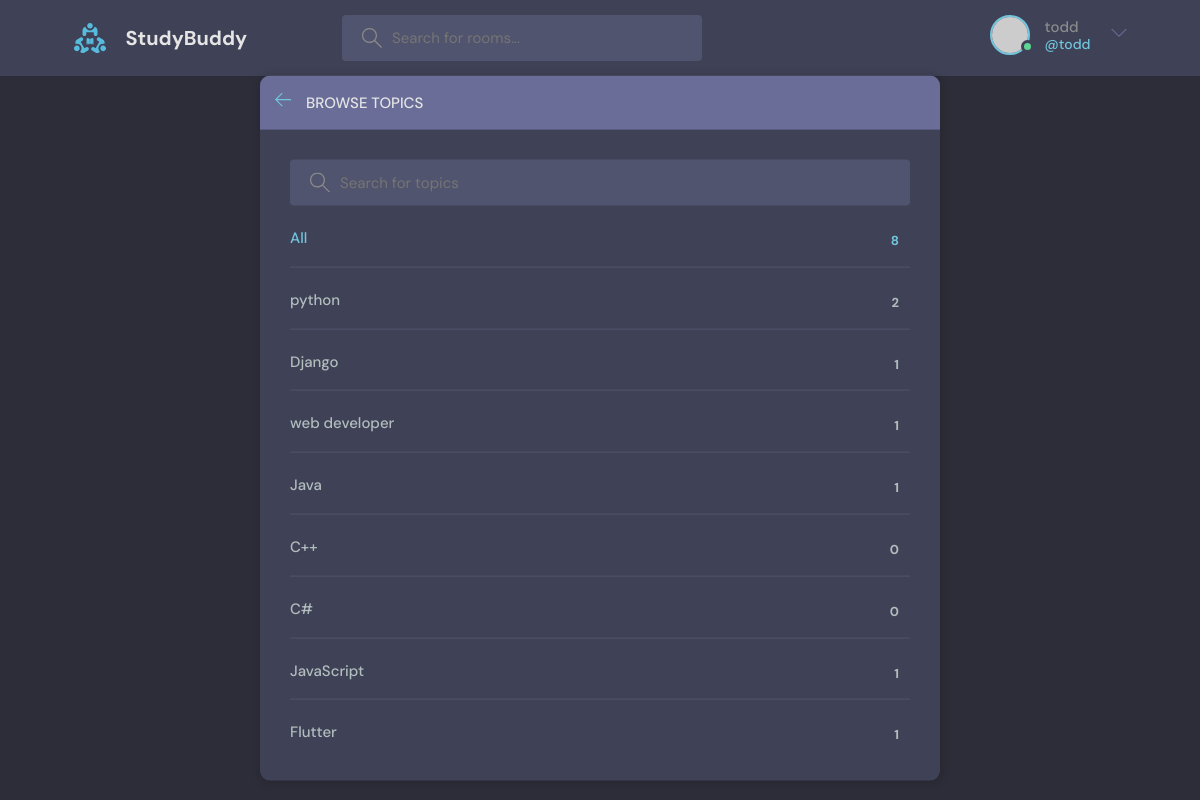
The page /topics/ (signed in) on the database its author committed.
### base/models.py (models this page shows, shortened)
class Topic(models.Model):
    name=models.CharField(max_length=200)

### base/views.py (the view)
# urls.py: path('topics/',views.topicsPage,name="topics"),
def topicsPage(request):
    q=request.GET.get('q') if request.GET.get('q') !=None else ''
    topics=Topic.objects.filter(name__icontains=q)
    return render(request,'base/topics.html',{'topics':topics})

### base/templates/base/topics.html (shortened to what this page needs)
{%extends 'main.html'%}
  {%block content%}
    <main class="create-room layout">
      <div class="container">
        <div class="layout__box">
          <div class="layout__boxHeader">
            <div class="layout__boxTitle">
              <a href="{%url 'Home'%}">
                <svg version="1.1" xmlns="http://www.w3.org/2000/svg" width="32" height="32" viewBox="0 0 32 32">
                  <title>arrow-left</title>
                  <path
                    d="M13.723 2.286l-13.723 13.714 13.719 13.714 1.616-1.611-10.96-10.96h27.625v-2.286h-27.625l10.965-10.965-1.616-1.607z"
                  ></path>
                </svg>
              </a>
              <h3>Browse Topics</h3>
            </div>
          </div>
          <div class="topics-page layout__body">
            <form action="" method="GET" class="header__search">
              <label>
                <input name="q" placeholder="Search for topics" />
              </label>
            </form>
            <ul class="topics__list">
              <li>
                <a href="{%url 'topics' %}" class="active">All <span>{{topics.count}}</span></a>
              </li>
              {%for topic in topics%}
              <li>
                <a href="{%url 'Home'%}?q={{topic.name}}">{{topic.name}} <span>{{topic.room_set.all.count}}</span></a>
              </li>
              {% endfor %}
            </ul>
          </div>
        </div>
      </div>
    </main>
    {%endblock content%}

### templates/navbar.html (shortened to what this page needs)
{% load static%}
<header class="header header--loggedIn">
    <div class="container">
      <a href="{%url 'Home'%}" class="header__logo">
        <img src="{% static 'images/logo.svg'%}" />
        <h1>StudyBuddy</h1>
      </a>
      <form class="header__search" method="GET" action="{%url 'Home'%}">
        <label>
          <input type="text" name="q" placeholder="Search for rooms..." />
        </label>
      </form>
      <nav class="header__menu">
        {%if request.user.is_authenticated%}
        <div class="header__user">
          <a href="{%url 'update-user'%}">
            <div class="avatar avatar--medium active">
              <img src="https://randomuser.me/api/portraits/men/37.jpg" />
            </div>
            <p>{{request.user.username}}<span>@{{request.user.username}}</span></p>
          </a>
          <button class="dropdown-button">
            <svg version="1.1" xmlns="http://www.w3.org/2000/svg" width="32" height="32" viewBox="0 0 32 32">
              <title>chevron-down</title>
              <path d="M16 21l-13-13h-3l16 16 16-16h-3l-13 13z"></path>
            </svg>
          </button>
        </div>
        {%endif%}
      </nav>
    </div>
  </header>

### static/styles/style.css (style rules this page uses)
:root { --color-main: #71c6dd; --color-main-light: #e1f6fb; --color-dark: #3f4156; --color-dark-medium: #51546e; --color-dark-light: #696d97; --color-light: #e5e5e5; --color-gray: #8b8b8b; --color-light-gray: #b2bdbd; --color-bg: #2d2d39; --color-success: #5dd693; --color-error: #fc4b0b; }
* { font-family: "DM Sans", -apple-system, BlinkMacSystemFont, "Segoe UI", Roboto, Oxygen, Ubuntu, Cantarell, "Open Sans", "Helvetica Neue", sans-serif; margin: 0; padding: 0; box-sizing: border-box; text-rendering: optimizeLegibility; font-size: inherit; }
html { font-size: 56.25%; }
@media only screen and (min-width: 1200px) { html { font-size: 62.5%; } }
body { line-height: 1.6; font-weight: 400; font-size: 1.5rem; color: var(--color-light-gray); background-color: var(--color-bg); min-height: 100vh; }
img { width: 100%; }
a { display: inline-block; color: var(--color-main); text-decoration: none; }
.container { max-width: 120rem; width: 90%; margin: auto; }
.avatar { position: relative; display: inline-block; border-radius: 50%; border: 2px solid var(--color-main); }
.avatar img { display: block; border-radius: 50%; object-fit: cover; object-position: center; }
.avatar::after { content: ""; display: block; position: absolute; background-color: var(--color-gray); z-index: 111; border-radius: 50%; border: 0.3rem solid var(--color-dark); }
.avatar.active::after { background-color: var(--color-success); }
.avatar.avatar--medium img { width: 3.6rem; height: 3.6rem; border-radius: 50%; }
.avatar.avatar--medium:after { width: 0.7rem; height: 0.7rem; bottom: 0px; right: -6px; }
.header { padding: 1.5rem; background-color: var(--color-dark); }
.header > .container { display: flex; gap: 9.5rem; }
.header__logo, .header__user { display: flex; gap: 2rem; align-items: center; }
.header__logo > img { height: 3.2rem; width: 3.2rem; }
.header__logo > h1 { font-weight: 700; font-size: 2rem; color: var(--color-light); }
.header__search > label { background-color: var(--color-dark-medium); padding: 1.3rem 1rem; display: flex; align-items: center; gap: 1rem; border-radius: 4px; }
.header__search svg { fill: var(--color-gray); width: 2rem; height: 2rem; margin-left: 1rem; }
.header__search input { width: 30rem; background: transparent; border: none; outline: none; color: var(--color-light); }
.header__menu { margin-left: auto; position: relative; }
.header__menu a { display: flex; gap: 1.5rem; align-items: center; font-weight: 500; text-decoration: none; color: var(--color-gray); }
.header__menu img { height: 3.6rem; }
.header__menu p { line-height: 1.2; }
.header__menu span { color: var(--color-main); font-weight: 500; font-size: 1.4rem; display: block; }
.header__menu svg { width: 1.6rem; height: 1.6rem; fill: var(--color-dark-light); }
.dropdown-button { background: transparent; border: 0; outline: 0; cursor: pointer; }
.layout { margin-top: 2.4rem; }
.layout > .container { display: flex; justify-content: space-between; align-items: flex-start; }
.layout__box { width: 90%; max-width: 48rem; min-height: 40rem; position: absolute; top: 50%; left: 50%; transform: translate(-50%, -46%); background-color: var(--color-dark); border-radius: 1rem; box-shadow: 1px 1px 6px 3px rgba(0, 0, 0, 0.1); overflow: hidden; }
.layout__boxHeader { display: flex; padding: 1.5rem; background-color: var(--color-dark-light); }
.layout__boxTitle { display: flex; gap: 1.5rem; align-items: center; }
.layout__boxTitle h3 { text-transform: uppercase; font-weight: 500; color: var(--color-light); }
.layout__boxTitle svg { width: 1.6rem; height: 1.6rem; fill: var(--color-main); }
.layout__body { margin: 3rem; }
.topics__list { list-style: none; }
.topics__list li a { display: flex; justify-content: space-between; margin-bottom: 3rem; font-weight: 500; color: var(--color-light-gray); transition: all 0.3s ease-in-out; }
.topics__list li a.active, .topics__list li a:hover { color: var(--color-main); }
.topics__list li a span { padding: 0.5rem 1rem; background-color: var(--color-dark); border-radius: 3px; font-size: 1.3rem; font-weight: 700; letter-spacing: 1px; }
.topics-page .topics__list li:not(:last-child) a { margin: 2rem 0; padding-bottom: 1rem; text-decoration: none; border-bottom: 1px solid var(--color-dark-medium); }
.topics-page .header__search { display: block; }
.create-room.layout .layout__box { max-width: 68rem; }

### rows shown on the page
Topic: name "python", room_set.all.count "2"
Topic: name "Django", room_set.all.count "1"
Topic: name "web developer", room_set.all.count "1"
Topic: name "Java", room_set.all.count "1"
Topic: name "C++", room_set.all.count "0"
Topic: name "C#", room_set.all.count "0"
Topic: name "JavaScript", room_set.all.count "1"
Topic: name "Flutter", room_set.all.count "1"

### other values the page prints
{{ request.user.username }} "todd"
{{ topics.count }} "8"
